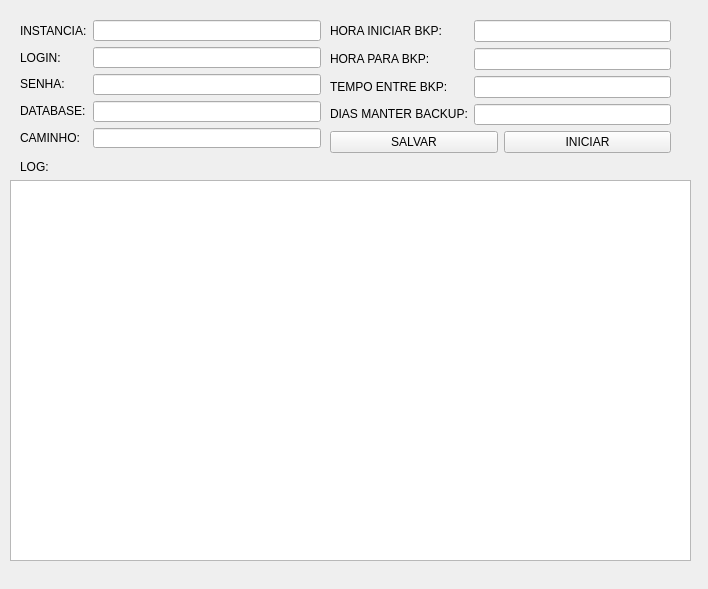
<?xml version="1.0" encoding="UTF-8"?>
<ui version="4.0">
 <class>Form</class>
 <widget class="QWidget" name="Form">
  <property name="enabled">
   <bool>true</bool>
  </property>
  <property name="geometry">
   <rect>
    <x>0</x>
    <y>0</y>
    <width>708</width>
    <height>589</height>
   </rect>
  </property>
  <property name="sizePolicy">
   <sizepolicy hsizetype="Preferred" vsizetype="Preferred">
    <horstretch>0</horstretch>
    <verstretch>0</verstretch>
   </sizepolicy>
  </property>
  <property name="acceptDrops">
   <bool>false</bool>
  </property>
  <property name="windowTitle">
   <string>Backup</string>
  </property>
  <property name="windowIcon">
   <iconset>
    <normaloff>backup.ico</normaloff>backup.ico</iconset>
  </property>
  <property name="autoFillBackground">
   <bool>true</bool>
  </property>
  <widget class="QTextBrowser" name="textLog">
   <property name="enabled">
    <bool>true</bool>
   </property>
   <property name="geometry">
    <rect>
     <x>10</x>
     <y>180</y>
     <width>681</width>
     <height>381</height>
    </rect>
   </property>
   <property name="html">
    <string>&lt;!DOCTYPE HTML PUBLIC &quot;-//W3C//DTD HTML 4.0//EN&quot; &quot;http://www.w3.org/TR/REC-html40/strict.dtd&quot;&gt;
&lt;html&gt;&lt;head&gt;&lt;meta name=&quot;qrichtext&quot; content=&quot;1&quot; /&gt;&lt;style type=&quot;text/css&quot;&gt;
p, li { white-space: pre-wrap; }
&lt;/style&gt;&lt;/head&gt;&lt;body style=&quot; font-family:'MS Shell Dlg 2'; font-size:8.25pt; font-weight:400; font-style:normal;&quot;&gt;
&lt;p style=&quot;-qt-paragraph-type:empty; margin-top:0px; margin-bottom:0px; margin-left:0px; margin-right:0px; -qt-block-indent:0; text-indent:0px; font-family:'MS Shell Dlg 2';&quot;&gt;&lt;br /&gt;&lt;/p&gt;
&lt;p style=&quot;-qt-paragraph-type:empty; margin-top:0px; margin-bottom:0px; margin-left:0px; margin-right:0px; -qt-block-indent:0; text-indent:0px; font-family:'MS Shell Dlg 2';&quot;&gt;&lt;br /&gt;&lt;/p&gt;&lt;/body&gt;&lt;/html&gt;</string>
   </property>
  </widget>
  <widget class="QWidget" name="layoutWidget">
   <property name="geometry">
    <rect>
     <x>330</x>
     <y>20</y>
     <width>341</width>
     <height>133</height>
    </rect>
   </property>
   <layout class="QFormLayout" name="formLayout_3">
    <item row="0" column="0">
     <layout class="QVBoxLayout" name="verticalLayout_5">
      <item>
       <widget class="QLabel" name="label_11">
        <property name="text">
         <string>HORA INICIAR BKP:</string>
        </property>
       </widget>
      </item>
      <item>
       <widget class="QLabel" name="label_12">
        <property name="text">
         <string>HORA PARA BKP:</string>
        </property>
       </widget>
      </item>
      <item>
       <widget class="QLabel" name="label_13">
        <property name="text">
         <string>TEMPO ENTRE BKP:</string>
        </property>
       </widget>
      </item>
      <item>
       <widget class="QLabel" name="label_14">
        <property name="text">
         <string>DIAS MANTER BACKUP:</string>
        </property>
       </widget>
      </item>
     </layout>
    </item>
    <item row="0" column="1">
     <layout class="QVBoxLayout" name="verticalLayout_6">
      <item>
       <widget class="QLineEdit" name="lbHr_iniciar_bkp"/>
      </item>
      <item>
       <widget class="QLineEdit" name="lbHr_para_bkp"/>
      </item>
      <item>
       <widget class="QLineEdit" name="lbTempo_entre_bkp"/>
      </item>
      <item>
       <widget class="QLineEdit" name="lbDias_manter_bkp"/>
      </item>
     </layout>
    </item>
    <item row="1" column="0" colspan="2">
     <layout class="QHBoxLayout" name="horizontalLayout">
      <item>
       <widget class="QPushButton" name="btnSalvar">
        <property name="text">
         <string>SALVAR</string>
        </property>
       </widget>
      </item>
      <item>
       <widget class="QPushButton" name="btnIniciar">
        <property name="text">
         <string>INICIAR</string>
        </property>
       </widget>
      </item>
     </layout>
    </item>
   </layout>
  </widget>
  <widget class="QLabel" name="label_15">
   <property name="geometry">
    <rect>
     <x>20</x>
     <y>160</y>
     <width>47</width>
     <height>14</height>
    </rect>
   </property>
   <property name="text">
    <string>LOG:</string>
   </property>
  </widget>
  <widget class="QWidget" name="">
   <property name="geometry">
    <rect>
     <x>20</x>
     <y>20</y>
     <width>301</width>
     <height>128</height>
    </rect>
   </property>
   <layout class="QFormLayout" name="formLayout">
    <item row="0" column="0">
     <layout class="QVBoxLayout" name="verticalLayout">
      <item>
       <widget class="QLabel" name="label">
        <property name="text">
         <string>INSTANCIA:</string>
        </property>
       </widget>
      </item>
      <item>
       <widget class="QLabel" name="label_2">
        <property name="text">
         <string>LOGIN:</string>
        </property>
       </widget>
      </item>
      <item>
       <widget class="QLabel" name="label_3">
        <property name="text">
         <string>SENHA:</string>
        </property>
       </widget>
      </item>
      <item>
       <widget class="QLabel" name="label_4">
        <property name="text">
         <string>DATABASE:</string>
        </property>
       </widget>
      </item>
      <item>
       <widget class="QLabel" name="label_5">
        <property name="text">
         <string>CAMINHO:</string>
        </property>
       </widget>
      </item>
     </layout>
    </item>
    <item row="0" column="1">
     <layout class="QVBoxLayout" name="verticalLayout_2">
      <item>
       <widget class="QLineEdit" name="lbInstancia"/>
      </item>
      <item>
       <widget class="QLineEdit" name="lbLogin"/>
      </item>
      <item>
       <widget class="QLineEdit" name="lbSenha"/>
      </item>
      <item>
       <widget class="QLineEdit" name="lbDatabase"/>
      </item>
      <item>
       <widget class="QLineEdit" name="lbCaminho"/>
      </item>
     </layout>
    </item>
   </layout>
  </widget>
 </widget>
 <resources/>
 <connections/>
</ui>
